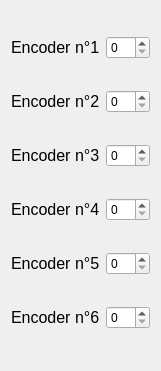
                    <widget class="QWidget" name="layoutWidget">
                        <property name="geometry">
                            <rect>
                                <x>0</x>
                                <y>40</y>
                                <width>161</width>
                                <height>371</height>
                            </rect>
                        </property>
                        <layout class="QVBoxLayout" name="verticalLayout_6">
                            <item>
                                <layout class="QHBoxLayout" name="horizontalLayout_43">
                                    <item>
                                        <widget class="QLabel" name="en1HP">
                                            <property name="sizePolicy">
                                                <sizepolicy hsizetype="Fixed" vsizetype="Preferred">
                                                    <horstretch>0</horstretch>
                                                    <verstretch>0</verstretch>
                                                </sizepolicy>
                                            </property>
                                            <property name="font">
                                                <font>
                                                    <pointsize>12</pointsize>
                                                </font>
                                            </property>
                                            <property name="text">
                                                <string>Encoder n°1</string>
                                            </property>
                                        </widget>
                                    </item>
                                    <item>
                                        <widget class="QSpinBox" name="en1HPVal"/>
                                    </item>
                                </layout>
                            </item>
                            <item>
                                <layout class="QHBoxLayout" name="horizontalLayout_44">
                                    <item>
                                        <widget class="QLabel" name="en2HP">
                                            <property name="sizePolicy">
                                                <sizepolicy hsizetype="Fixed" vsizetype="Preferred">
                                                    <horstretch>0</horstretch>
                                                    <verstretch>0</verstretch>
                                                </sizepolicy>
                                            </property>
                                            <property name="font">
                                                <font>
                                                    <pointsize>12</pointsize>
                                                </font>
                                            </property>
                                            <property name="text">
                                                <string>Encoder n°2</string>
                                            </property>
                                        </widget>
                                    </item>
                                    <item>
                                        <widget class="QSpinBox" name="en2HPVal"/>
                                    </item>
                                </layout>
                            </item>
                            <item>
                                <layout class="QHBoxLayout" name="horizontalLayout_45">
                                    <item>
                                        <widget class="QLabel" name="en3HP">
                                            <property name="sizePolicy">
                                                <sizepolicy hsizetype="Fixed" vsizetype="Preferred">
                                                    <horstretch>0</horstretch>
                                                    <verstretch>0</verstretch>
                                                </sizepolicy>
                                            </property>
                                            <property name="font">
                                                <font>
                                                    <pointsize>12</pointsize>
                                                </font>
                                            </property>
                                            <property name="text">
                                                <string>Encoder n°3</string>
                                            </property>
                                        </widget>
                                    </item>
                                    <item>
                                        <widget class="QSpinBox" name="en3HPVal"/>
                                    </item>
                                </layout>
                            </item>
                            <item>
                                <layout class="QHBoxLayout" name="horizontalLayout_46">
                                    <item>
                                        <widget class="QLabel" name="en4HP">
                                            <property name="sizePolicy">
                                                <sizepolicy hsizetype="Fixed" vsizetype="Preferred">
                                                    <horstretch>0</horstretch>
                                                    <verstretch>0</verstretch>
                                                </sizepolicy>
                                            </property>
                                            <property name="font">
                                                <font>
                                                    <pointsize>12</pointsize>
                                                </font>
                                            </property>
                                            <property name="text">
                                                <string>Encoder n°4</string>
                                            </property>
                                        </widget>
                                    </item>
                                    <item>
                                        <widget class="QSpinBox" name="en4HPVal"/>
                                    </item>
                                </layout>
                            </item>
                            <item>
                                <layout class="QHBoxLayout" name="horizontalLayout_47">
                                    <item>
                                        <widget class="QLabel" name="en5HP">
                                            <property name="sizePolicy">
                                                <sizepolicy hsizetype="Fixed" vsizetype="Preferred">
                                                    <horstretch>0</horstretch>
                                                    <verstretch>0</verstretch>
                                                </sizepolicy>
                                            </property>
                                            <property name="font">
                                                <font>
                                                    <pointsize>12</pointsize>
                                                </font>
                                            </property>
                                            <property name="text">
                                                <string>Encoder n°5</string>
                                            </property>
                                        </widget>
                                    </item>
                                    <item>
                                        <widget class="QSpinBox" name="en5HPVal"/>
                                    </item>
                                </layout>
                            </item>
                            <item>
                                <layout class="QHBoxLayout" name="horizontalLayout_48">
                                    <item>
                                        <widget class="QLabel" name="en1HP_2">
                                            <property name="sizePolicy">
                                                <sizepolicy hsizetype="Fixed" vsizetype="Preferred">
                                                    <horstretch>0</horstretch>
                                                    <verstretch>0</verstretch>
                                                </sizepolicy>
                                            </property>
                                            <property name="font">
                                                <font>
                                                    <pointsize>12</pointsize>
                                                </font>
                                            </property>
                                            <property name="text">
                                                <string>Encoder n°6</string>
                                            </property>
                                        </widget>
                                    </item>
                                    <item>
                                        <widget class="QSpinBox" name="en6HPVal"/>
                                    </item>
                                </layout>
                            </item>
                        </layout>
                    </widget>
